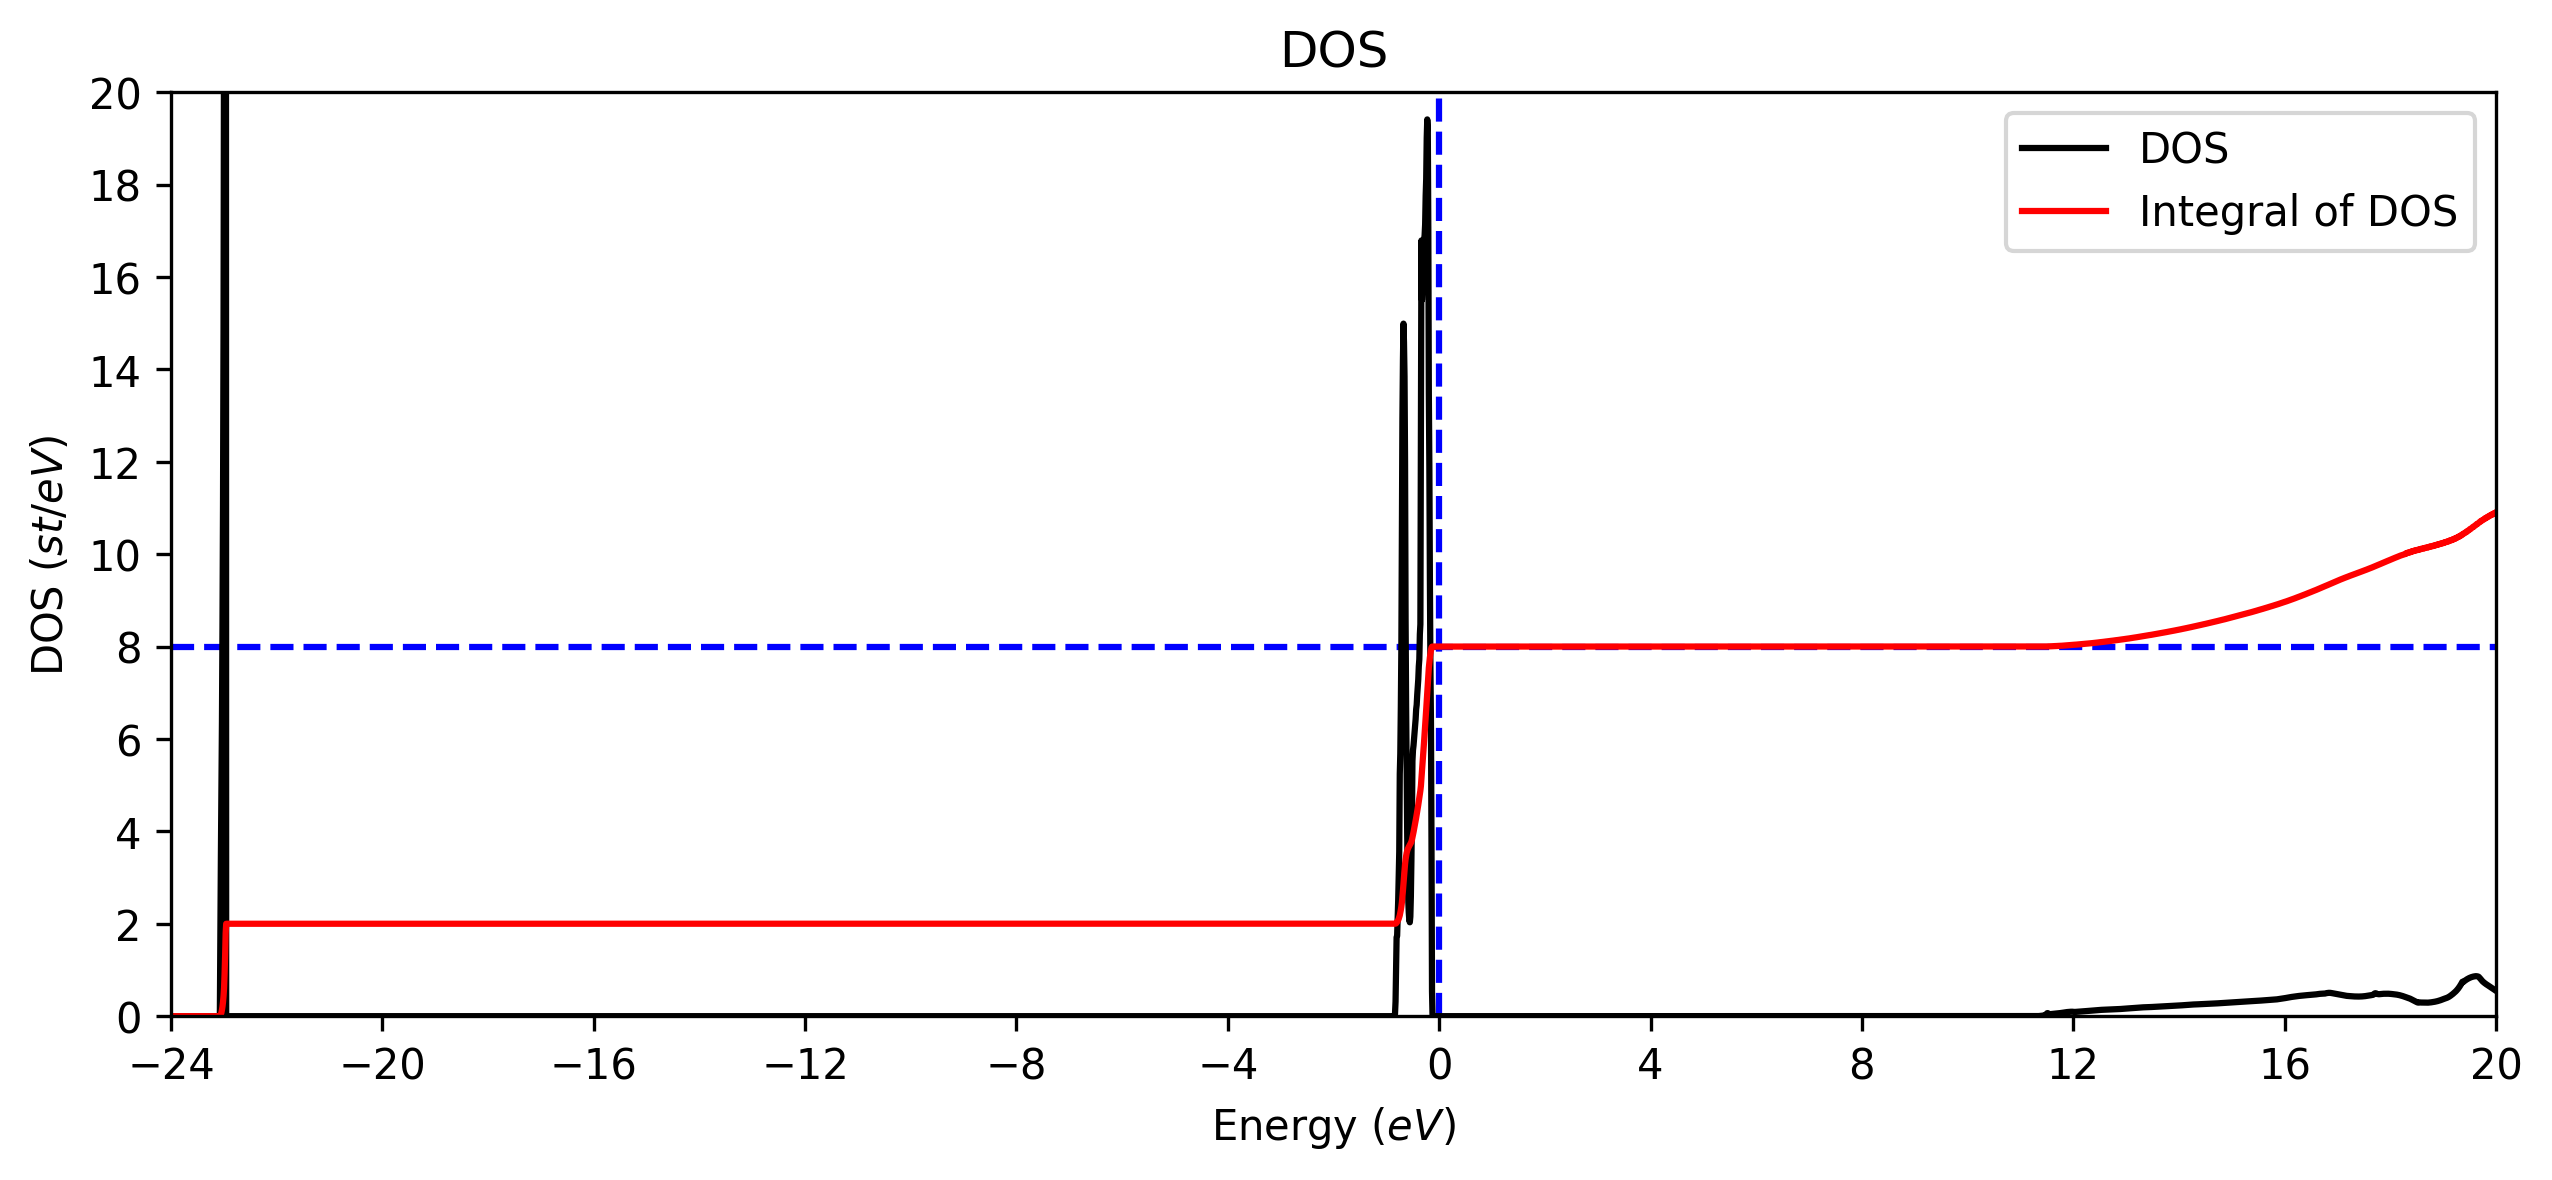

Here is the Python script that generated this plot:
import numpy as np
import matplotlib.pyplot as plt

## Import dos data (three columns: energy (eV), dos (states/eV), IDOS (states))
dos = np.genfromtxt('neon.dos')

## Shift all energies by Fermi energy (Make sure the values for bands and DOS are consistent!)
Ef =  -9.305
dos[:,0] = dos[:,0] - Ef

fig = plt.figure(1, [10, 4], dpi=100)

plt.title('DOS')
plt.xlim(-24,20)
plt.ylim(0.0, 20.0)
plt.xticks(np.linspace(-24.0, 20.0, num=12, dtype=float, endpoint=True))
plt.yticks(np.linspace(-0, 20.0, num=11, dtype=float, endpoint=True))
plt.xlabel(r'Energy ($eV$)')
plt.ylabel(r'DOS ($st/eV$)')
plt.vlines(0, 0, 20.0, linestyle='--', color='b')
plt.hlines(8.0, -24, 20.0, linestyle='--', color='b')

plt.plot(dos[:,0], dos[:,1], color = 'k', label="DOS")
plt.plot(dos[:,0], dos[:,2], color = 'r', label="Integral of DOS")
plt.legend()


plt.savefig('neon.dos.png', transparent=False, dpi=300, bbox_inches='tight')
plt.show()
